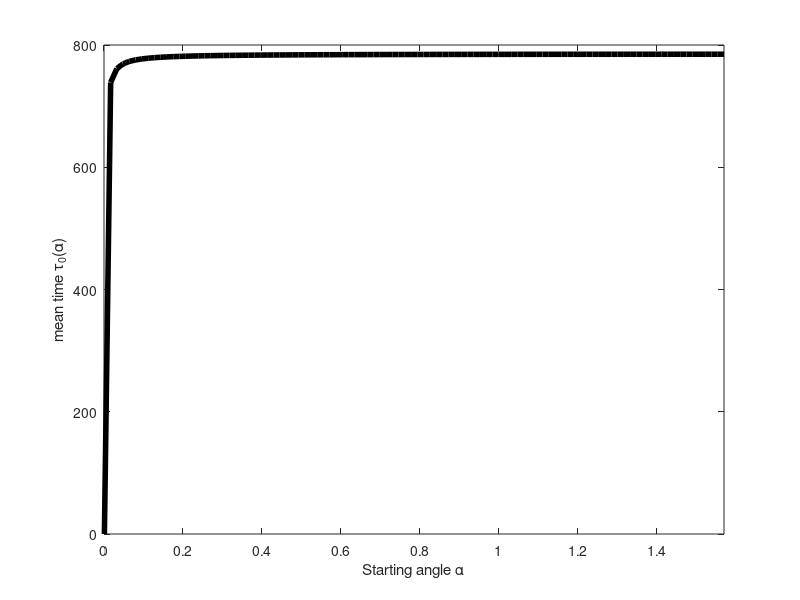

This chart was generated by the following MATLAB code:
function solve_SAB
%numerically evaluates the integral given by the single absorbing boundary
%problem for mean first passage time

%Erin Angelini, 5.16.18

%%%%%%%%%%%%%%%%%%%%%%%%%%%%%%%%%%%%%%%%%%%%%%%%%%%%%%%%%%%%%%%%%%%%%%%%%%%
%%%%%%%%%%%%%%%%%%%%%%%%%%%%%%%%%%%%%%%%%%%%%%%%%%%%%%%%%%%%%%%%%%%%%%%%%%%

a=0.001; b=pi/2;
alpha = linspace(a,b);

T = zeros(1,length(alpha)); %vector for mean time solution T

fxn = @(y) (b-sin(b)*cos(b)+sin(y).*cos(y)-y)./(1-cos(2.*y));

for i = 1:length(alpha)
    ymin = a; ymax = alpha(i);
    T(i) = integral(fxn,ymin,ymax);
end

T = 1.*T;

plot(alpha,T,'k-','Linewidth',4)
xlim([0 max(alpha)])
xlabel('Starting angle \alpha');
ylabel('mean time \tau_0(\alpha)');
end